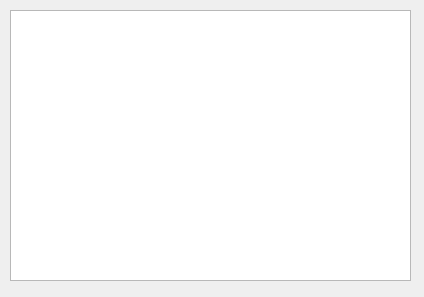
<?xml version="1.0" encoding="UTF-8"?>
<ui version="4.0">
 <class>BorrowHistory</class>
 <widget class="QDialog" name="BorrowHistory">
  <property name="geometry">
   <rect>
    <x>0</x>
    <y>0</y>
    <width>424</width>
    <height>297</height>
   </rect>
  </property>
  <property name="windowTitle">
   <string>借阅历史</string>
  </property>
  <widget class="QTableView" name="tv1">
   <property name="geometry">
    <rect>
     <x>10</x>
     <y>10</y>
     <width>401</width>
     <height>271</height>
    </rect>
   </property>
  </widget>
 </widget>
 <resources/>
 <connections/>
</ui>
